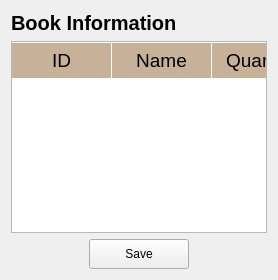
            <widget class="QWidget" name="BookInfor">
             <layout class="QVBoxLayout" name="verticalLayout_45">
              <item>
               <widget class="QLabel" name="label_47">
                <property name="font">
                 <font>
                  <pointsize>15</pointsize>
                  <weight>75</weight>
                  <bold>true</bold>
                 </font>
                </property>
                <property name="text">
                 <string>Book Information</string>
                </property>
               </widget>
              </item>
              <item>
               <widget class="QTableWidget" name="book_table">
                <property name="styleSheet">
                 <string notr="true">QScollBar:vertical {
	border: none;
    background: rgb(45, 45, 68);
    width: 14px;
    margin: 15px 0 15px 0;
	border-radius: 0px;
 }

/*  HANDLE BAR VERTICAL */
QScrollBar::handle:vertical {	
	background-color: rgb(80, 80, 122);
	min-height: 30px;
	border-radius: 7px;
}
QScrollBar::handle:vertical:hover{	
	background-color: #DE834D;
}
QScrollBar::handle:vertical:pressed {	
	background-color: rgb(185, 0, 92);
}

/* BTN TOP - SCROLLBAR */
QScrollBar::sub-line:vertical {
	border: none;
	background-color: rgb(59, 59, 90);
	height: 15px;
	border-top-left-radius: 7px;
	border-top-right-radius: 7px;
	subcontrol-position: top;
	subcontrol-origin: margin;
}
QScrollBar::sub-line:vertical:hover {	
	background-color: rgb(255, 0, 127);
}
QScrollBar::sub-line:vertical:pressed {	
	background-color: rgb(185, 0, 92);
}
QHeaderView::section {
    background-color: #C7B198;
    padding: 4px;
    font-size: 14pt;
    border-style: none;
    border-bottom: 1px solid #fffff8;
    border-right: 1px solid #fffff8;
}

QHeaderView::section:horizontal
{
    border-top: 1px solid #fffff8;
}

QHeaderView::section:vertical
{
    border-left: 1px solid #fffff8;
}

/* BTN BOTTOM - SCROLLBAR */
QScrollBar::add-line:vertical {
	border: none;
	background-color: rgb(59, 59, 90);
	height: 15px;
	border-bottom-left-radius: 7px;
	border-bottom-right-radius: 7px;
	subcontrol-position: bottom;
	subcontrol-origin: margin;
}
QScrollBar::add-line:vertical:hover {	
	background-color: rgb(255, 0, 127);
}
QScrollBar::add-line:vertical:pressed {	
	background-color: rgb(185, 0, 92);
}

/* RESET ARROW */
QScrollBar::up-arrow:vertical, QScrollBar::down-arrow:vertical {
	background: none;
}
QScrollBar::add-page:vertical, QScrollBar::sub-page:vertical {
	background: none;
}



/* HORIZONTAL SCROLLBAR - HOMEWORK */
QScrollBar:horizontal {
   border: none;
    background: rgb(45, 45, 68);
    width: 14px;
    margin: 15px 0 15px 0;
	border-radius: 0px;
}
QScrollBar::handle:horizontal {
    background-color: rgb(80, 80, 122);
	min-height: 30px;
	border-radius: 7px;
}
QScrollBar::add-line:horizontal {
    border: none;
	background-color: rgb(59, 59, 90);
	height: 15px;
	border-bottom-left-radius: 7px;
	border-bottom-right-radius: 7px;
	subcontrol-position: bottom;
	subcontrol-origin: margin;
}
QScrollBar::sub-line:horizontal {
    border: none;
	background-color: rgb(59, 59, 90);
	height: 15px;
	border-top-left-radius: 7px;
	border-top-right-radius: 7px;
	subcontrol-position: top;
	subcontrol-origin: margin;
}
QScrollBar::handle:horizontal:hover{	
	background-color: #DE834D;
}
QScrollBar::sub-line:horizontal:hover {	
	background-color: rgb(255, 0, 127);
}
QScrollBar::add-line:horizontal:hover {	
	background-color: rgb(255, 0, 127);
}
QScrollBar::up-arrow:horizontal, QScrollBar::down-arrow:horizontal
{
background: none;
}
QScrollBar::add-page:horizontal, QScrollBar::sub-page:horizontal
{
background: none;
QTableWidget::item 
        border: 1px solid white;
		border-radius: 10px;
    }
</string>
                </property>
                <column>
                 <property name="text">
                  <string>ID</string>
                 </property>
                 <property name="font">
                  <font>
                   <pointsize>10</pointsize>
                   <weight>75</weight>
                   <bold>true</bold>
                  </font>
                 </property>
                </column>
                <column>
                 <property name="text">
                  <string>Name</string>
                 </property>
                 <property name="font">
                  <font>
                   <pointsize>10</pointsize>
                   <weight>75</weight>
                   <bold>true</bold>
                  </font>
                 </property>
                </column>
                <column>
                 <property name="text">
                  <string>Quantity</string>
                 </property>
                 <property name="font">
                  <font>
                   <pointsize>10</pointsize>
                   <weight>75</weight>
                   <bold>true</bold>
                  </font>
                 </property>
                </column>
                <column>
                 <property name="text">
                  <string>Borrowed</string>
                 </property>
                 <property name="font">
                  <font>
                   <pointsize>10</pointsize>
                   <weight>75</weight>
                   <bold>true</bold>
                  </font>
                 </property>
                </column>
                <column>
                 <property name="text">
                  <string>Damaged</string>
                 </property>
                 <property name="font">
                  <font>
                   <pointsize>10</pointsize>
                   <weight>75</weight>
                   <bold>true</bold>
                  </font>
                 </property>
                </column>
               </widget>
              </item>
              <item alignment="Qt::AlignHCenter">
               <widget class="QPushButton" name="book_saved">
                <property name="sizePolicy">
                 <sizepolicy hsizetype="Expanding" vsizetype="Fixed">
                  <horstretch>0</horstretch>
                  <verstretch>0</verstretch>
                 </sizepolicy>
                </property>
                <property name="minimumSize">
                 <size>
                  <width>100</width>
                  <height>30</height>
                 </size>
                </property>
                <property name="maximumSize">
                 <size>
                  <width>200</width>
                  <height>16777215</height>
                 </size>
                </property>
                <property name="styleSheet">
                 <string notr="true">
QPushButton:hover{
background-color: #CD1818;
color: white;
}</string>
                </property>
                <property name="text">
                 <string>Save</string>
                </property>
                <property name="icon">
                 <iconset resource="Resource.qrc">
                  <normaloff>:/OrangeIcons/Resource/Orange/save.svg</normaloff>:/OrangeIcons/Resource/Orange/save.svg</iconset>
                </property>
               </widget>
              </item>
             </layout>
            </widget>
